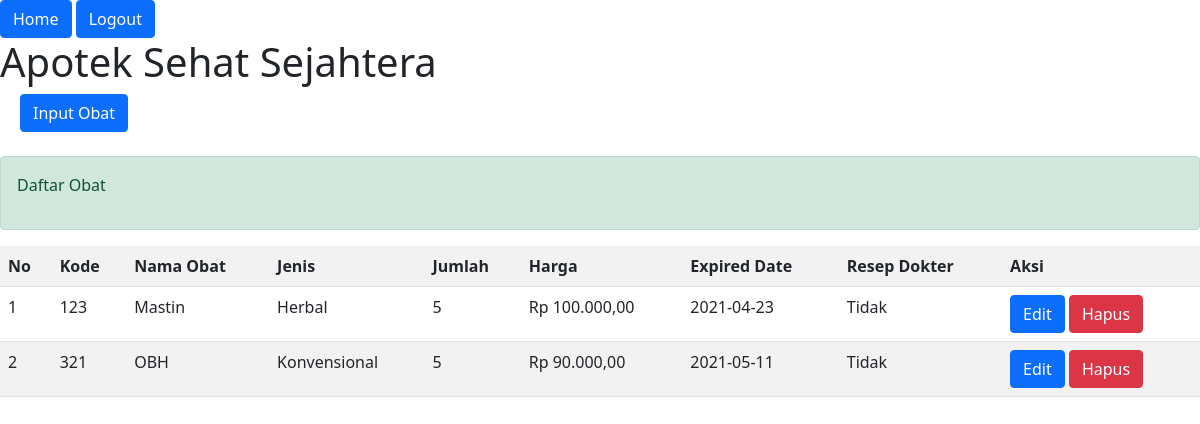
/index.php (signed in), run on the app's committed database.
### tables this page shows
CREATE TABLE `obat` (
  `kd_obat` varchar(10) NOT NULL,
  `nama_obat` varchar(25) NOT NULL,
  `jenis_obat` varchar(15) NOT NULL,
  `jumlah_obat` int(5) NOT NULL,
  `harga_obat` int(10) NOT NULL,
  `tanggal_obat` date NOT NULL,
  `resep_obat` varchar(5) NOT NULL
);

### config.php (called while the page is built, shortened)
<?php
class Koneksi {
    var $hostname = "localhost";
    var $username = "root";
    var $database = "obat";
    var $password = "";
    var $conn;
    function check_db(){
        $this->conn = new mysqli($this->hostname, $this->username, $this->password, $this->database);
        if($this->conn){
            return "Koneksi sukses";
        }
    }
    function getData($kd_obat = null){
        if($kd_obat == null){
            $data = mysqli_query($this->conn, "SELECT * FROM obat");
        } else {
            $data = mysqli_fetch_assoc(mysqli_query($this->conn, "SELECT * FROM obat WHERE kd_obat = '$kd_obat'"));
        }
        return $data;
    }
}

### index.php (the view, shortened to what this page needs)
<?php
require_once("config.php");
$db = new Koneksi();
$db->check_db();
?>
<!DOCTYPE html>
<html lang="en">
<head>
    <link href="assets/css/bootstrap.min.css" rel="stylesheet">
</head>
<body>
	<?php require_once 'header.php' ?>
    <h1 style="text-align: left">Apotek Sehat Sejahtera</h1>
    <button type="button" style="margin-left: 20px" class="btn btn-primary" data-bs-toggle="modal" data-bs-target="#tambahModal">
        Input Obat
    </button><br /><br/>
    <div class="alert alert-success" role="alert">
    <p>Daftar Obat</p>
    </div>
    <table class="table table-striped">
        <tr>
            <th>No</th>
            <th>Kode</th>
            <th>Nama Obat</th>
            <th>Jenis</th>
            <th>Jumlah</th>
            <th>Harga</th>
            <th>Expired Date</th>
            <th>Resep Dokter</th>
            <th>Aksi</th>
        </tr>
        <?php
        $no = 1;
        $data = $db->getData();
        foreach($data as $data){ ?>
        <tr>
            <td><?= $no; ?></td>
            <td><?= $data["kd_obat"]; ?></td>
            <td><?= $data["nama_obat"]; ?></td>
            <td><?= $data["jenis_obat"]; ?></td>
            <td><?= $data["jumlah_obat"]; ?></td>
            <td><?= "Rp " . number_format($data["harga_obat"],2,',','.')?></td>
            <td><?= $data["tanggal_obat"]; ?></td>
            <td><?= $data["resep_obat"]; ?></td>
            <td>
                <a href="javascript:void(0)" data-kd_obat="<?= $data['kd_obat']; ?>" class="btn btn-primary btn-edit">Edit</a>
                <a href="crud.php?hapus=<?= $data['kd_obat']; ?>" class="btn btn-danger">Hapus</a>
            </td>
        </tr>
        <?php
        $no++;
        } ?>
    </table>
</body>
</html>

### header.php
<nav>
        <a href="index.php" class="btn btn-primary">Home</a>
        <?php if (!isset($_SESSION['login'])) : ?>
            <a href="login.php" class="btn btn-primary">Login</a>
            <a href="register.php" class="btn btn-primary">Register</a>
        <?php else : ?>
            <a href="logout.php" class="btn btn-primary">Logout</a>
        <?php endif; ?>
</nav>

### data on the page
obat: kd_obat "123", nama_obat "Mastin", jenis_obat "Herbal", jumlah_obat "5", harga_obat "100.000,00", tanggal_obat "2021-04-23", resep_obat "Tidak"
obat: kd_obat "321", nama_obat "OBH", jenis_obat "Konvensional", jumlah_obat "5", harga_obat "90.000,00", tanggal_obat "2021-05-11", resep_obat "Tidak"
